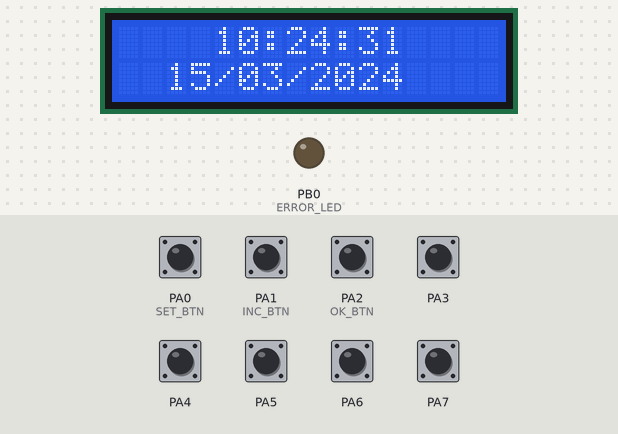
Bench run of a program on a simulated ATmega32, built with avr-gcc and emulated at 8 MHz. Shown: 16×2 character LCD, output pins drawn as LEDs (lit = HIGH). Wiring (inferred from the names in the program): DS1307 clock at I2C address 0x68; character LCD (HD44780): RS PD0; E PD1; data PD4, PD5, PD6, PD7. The test bench sets the inputs (shaded band); at power-on: PA0 (SET_BTN), PA1 (INC_BTN), PA2 (OK_BTN), PA3–7 HIGH. The local clock reads 2024-03-15 10:24:30 at power-on unless the program sets it; pins used as bus, display or sensor lines are not drawn.

Above: at 1.8 s.
1.9 s: PA0 (SET_BTN) pulled LOW for 1 s
At 4.0 s:
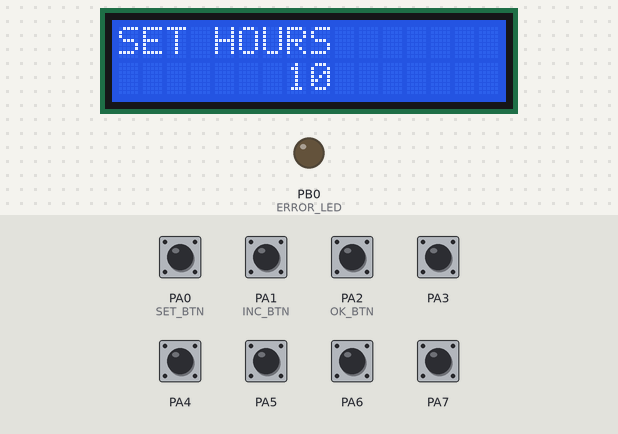
4.5 s: PA2 (OK_BTN) pulled LOW for 0.15 s
At 5.1 s:
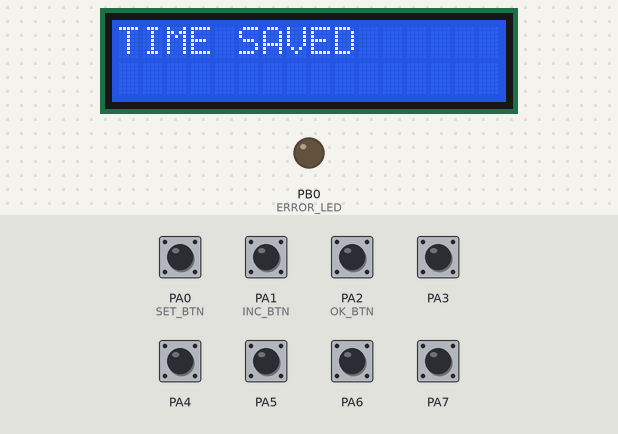
7.1 s: PA0 (SET_BTN) pulled LOW for 0.15 s
At 7.9 s:
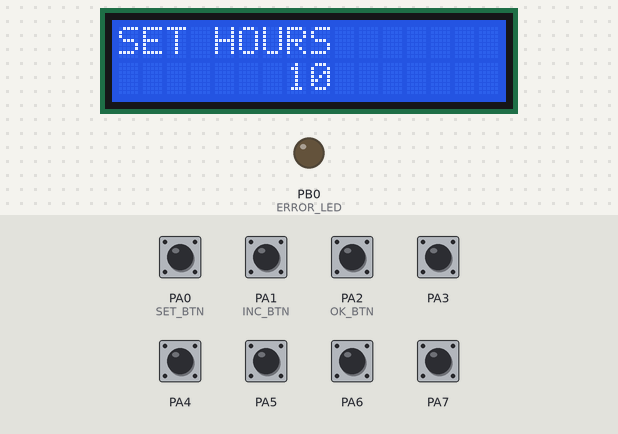
8.9 s: PA0 (SET_BTN) pulled LOW for 0.15 s
At 10.4 s:
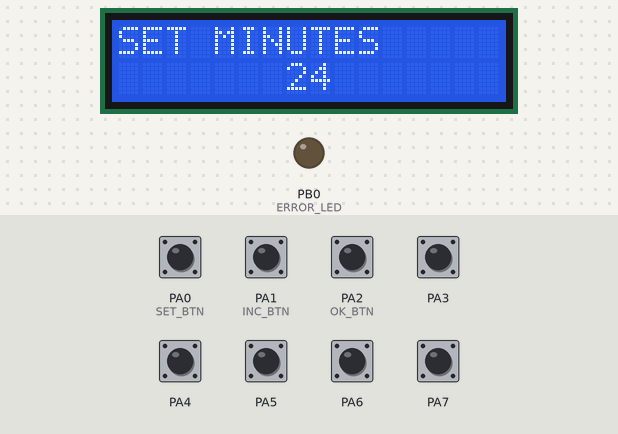
10.7 s: PA0 (SET_BTN) pulled LOW for 0.15 s
At 11.9 s:
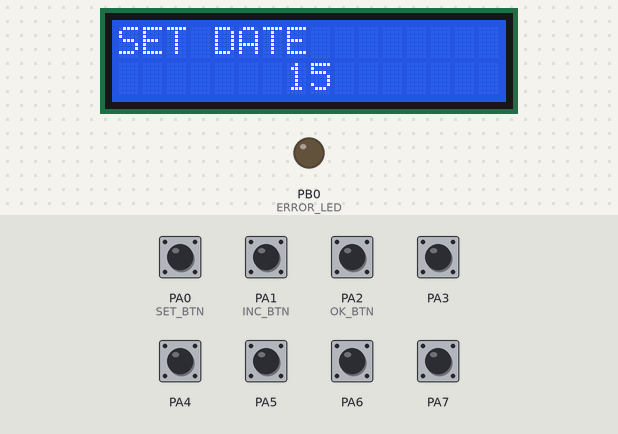
13.8 s: PA0 (SET_BTN) pulled LOW for 1 s
At 15.5 s:
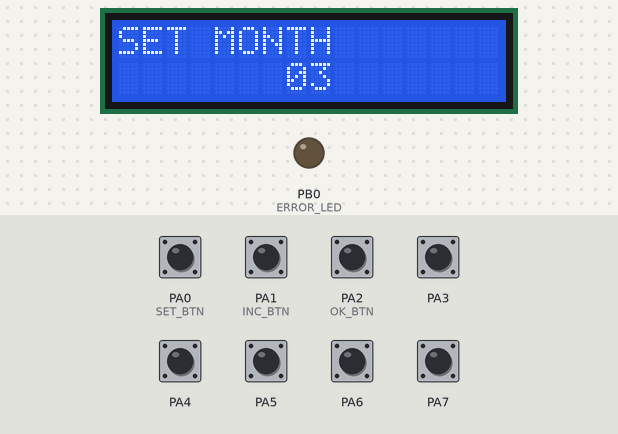
Timing chart, 0 to 17.0 s (numbered marks = the images above; inputs shaded):
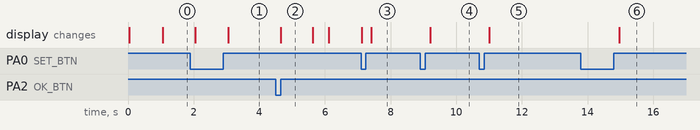

Measured:
- after the input at 1.9 s, the display: first differs from a run without the input after 1.2 s (image 1)
- after the input at 4.5 s, the display: changes after 0.16 s (image 2)
- after the input at 7.1 s, the display: first differs from a run without the input after 0.31 s (image 3)
- after the input at 8.9 s, the display: changes after 0.31 s (image 4)
- after the input at 10.7 s, the display: changes after 0.31 s (image 5)
- after the input at 13.8 s, the display: changes after 1.2 s (image 6)
- what the display in image 2 shows lasts 0.9 s, from 4.7 s to 5.6 s

The program:

main.c
```c
#ifndef F_CPU
#define F_CPU 8000000UL
#endif

#include <avr/io.h>
#include <util/delay.h>
#include <stdio.h>

#include "lcd.h"
#include "rtc.h"

/***************************************************
                BUTTONS
****************************************************/
#define SET_BTN     PA0
#define INC_BTN     PA1
#define OK_BTN      PA2

/***************************************************
                ERROR LED
****************************************************/
#define ERROR_LED   PB0

RTC_Time rtc;

char lcdBuffer[17];

uint8_t editMode=0;
uint8_t editField=0;

/***************************************************
            BUTTON READ
****************************************************/
uint8_t ButtonPressed(uint8_t pin)
{
    if(!(PINA&(1<<pin)))
    {
        _delay_ms(20);

        if(!(PINA&(1<<pin)))
        {
            while(!(PINA&(1<<pin)));

            return 1;
        }
    }

    return 0;
}

/***************************************************
            SHOW CLOCK
****************************************************/
void DisplayClock(void)
{
    LCD_Clear();

    sprintf(lcdBuffer,"%02d:%02d:%02d",
            rtc.hour,
            rtc.minute,
            rtc.second);

    LCD_Goto(0,4);
    LCD_String(lcdBuffer);

    sprintf(lcdBuffer,"%02d/%02d/20%02d",
            rtc.date,
            rtc.month,
            rtc.year);

    LCD_Goto(1,2);
    LCD_String(lcdBuffer);
}

/***************************************************
            SHOW EDIT SCREEN
****************************************************/
void DisplayEdit(void)
{
    LCD_Clear();

    switch(editField)
    {
        case 0:
            LCD_String("SET HOURS");
            sprintf(lcdBuffer,"%02d",rtc.hour);
            break;

        case 1:
            LCD_String("SET MINUTES");
            sprintf(lcdBuffer,"%02d",rtc.minute);
            break;

        case 2:
            LCD_String("SET DATE");
            sprintf(lcdBuffer,"%02d",rtc.date);
            break;

        case 3:
            LCD_String("SET MONTH");
            sprintf(lcdBuffer,"%02d",rtc.month);
            break;

        case 4:
            LCD_String("SET YEAR");
            sprintf(lcdBuffer,"%02d",rtc.year);
            break;
    }

    LCD_Goto(1,7);
    LCD_String(lcdBuffer);
}

/***************************************************
                MAIN
****************************************************/
int main(void)
{

    DDRA &= ~((1<<SET_BTN)|
              (1<<INC_BTN)|
              (1<<OK_BTN));

    PORTA |= (1<<SET_BTN)|
             (1<<INC_BTN)|
             (1<<OK_BTN);

    DDRB |= (1<<ERROR_LED);

    PORTB &= ~(1<<ERROR_LED);

    LCD_Init();

    TWI_Init();

    LCD_Clear();
    LCD_String("RTC PROJECT");

    _delay_ms(1000);

    while(1)
    {

        if(RTC_Read(&rtc))
        {
            PORTB &= ~(1<<ERROR_LED);
        }
        else
        {
            PORTB |= (1<<ERROR_LED);

            LCD_Clear();
            LCD_String("RTC ERROR");

            _delay_ms(500);

            continue;
        }

        if(editMode==0)
        {
            DisplayClock();
        }
        else
        {
            DisplayEdit();
        }

//         /****************************************
//                 SET BUTTON
//         *****************************************/

//         if(ButtonPressed(SET_BTN))
//         {
//             editMode=1;

//             editField++;

//             if(editField>4)
//             {
//                 editField=0;
//             }
//         }

//         /****************************************
//                 INC BUTTON
//         *****************************************/

//         if(ButtonPressed(INC_BTN))
//         {

//             switch(editField)
//             {

//                 case 0:
//                     rtc.hour++;

//                     if(rtc.hour>=24)
//                         rtc.hour=0;
//                     break;

//                 case 1:
//                     rtc.minute++;

//                     if(rtc.minute>=60)
//                         rtc.minute=0;
//                     break;

//                 case 2:
//                     rtc.date++;

//                     if(rtc.date>31)
//                         rtc.date=1;
//                     break;

//                 case 3:
//                     rtc.month++;

//                     if(rtc.month>12)
//                         rtc.month=1;
//                     break;

//                 case 4:
//                     rtc.year++;

//                     if(rtc.year>99)
//                         rtc.year=0;
//                     break;
//             }

//         }

//         /****************************************
//                 CONFIRM BUTTON
//         *****************************************/

//         if(ButtonPressed(OK_BTN))
//         {

//             RTC_Write(&rtc);

//             editMode=0;

//             LCD_Clear();

//             LCD_String("TIME SAVED");

//             _delay_ms(700);

//         }

//         _delay_ms(200);

//     }

// }


        /****************************************
                SET BUTTON
        ****************************************/
        if(ButtonPressed(SET_BTN))
        {
            if(editMode == 0)
            {
                editMode = 1;
                editField = 0;
            }
            else
            {
                editField++;

                if(editField > 5)
                    editField = 0;
            }
        }

        /****************************************
                INCREMENT BUTTON
        ****************************************/
        if(ButtonPressed(INC_BTN))
        {
            if(editMode)
            {
                switch(editField)
                {
                    case 0:     // Hour
                        rtc.hour++;
                        if(rtc.hour >= 24)
                            rtc.hour = 0;
                        break;

                    case 1:     // Minute
                        rtc.minute++;
                        if(rtc.minute >= 60)
                            rtc.minute = 0;
                        break;

                    case 2:     // Second
                        rtc.second++;
                        if(rtc.second >= 60)
                            rtc.second = 0;
                        break;

                    case 3:     // Date
                        rtc.date++;
                        if(rtc.date > 31)
                            rtc.date = 1;
                        break;

                    case 4:     // Month
                        rtc.month++;
                        if(rtc.month > 12)
                            rtc.month = 1;
                        break;

                    case 5:     // Year
                        rtc.year++;
                        if(rtc.year > 99)
                            rtc.year = 0;
                        break;
                }

                DisplayEdit();
            }
        }

        /****************************************
                OK BUTTON
        ****************************************/
        if(ButtonPressed(OK_BTN))
        {
            if(editMode)
            {
                RTC_Write(&rtc);

                editMode = 0;

                LCD_Clear();
                LCD_String("TIME SAVED");

                _delay_ms(800);
            }
        }

        _delay_ms(150);
    }

    return 0;
}
```

rtc.c
```c
#include "rtc.h"

uint8_t BCD_To_Dec(uint8_t val)
{
    return ((val>>4)*10)+(val&0x0F);
}

uint8_t Dec_To_BCD(uint8_t val)
{
    return ((val/10)<<4)|(val%10);
}

/****************************************************
                TWI
****************************************************/

void TWI_Init(void)
{
    TWSR=0x00;
    TWBR=32;
    TWCR=(1<<TWEN);
}

uint8_t TWI_Start(uint8_t address)
{
    TWCR=(1<<TWINT)|(1<<TWSTA)|(1<<TWEN);

    while(!(TWCR&(1<<TWINT)));

    if((TWSR&0xF8)!=0x08 &&
       (TWSR&0xF8)!=0x10)
        return 0;

    TWDR=address;

    TWCR=(1<<TWINT)|(1<<TWEN);

    while(!(TWCR&(1<<TWINT)));

    uint8_t status=TWSR&0xF8;

    if(status!=0x18 &&
       status!=0x40)
        return 0;

    return 1;
}

void TWI_Stop(void)
{
    TWCR=(1<<TWINT)|(1<<TWSTO)|(1<<TWEN);

    while(TWCR&(1<<TWSTO));
}

void TWI_Write(uint8_t data)
{
    TWDR=data;

    TWCR=(1<<TWINT)|(1<<TWEN);

    while(!(TWCR&(1<<TWINT)));
}

uint8_t TWI_Read_ACK(void)
{
    TWCR=(1<<TWINT)|(1<<TWEN)|(1<<TWEA);

    while(!(TWCR&(1<<TWINT)));

    return TWDR;
}

uint8_t TWI_Read_NACK(void)
{
    TWCR=(1<<TWINT)|(1<<TWEN);

    while(!(TWCR&(1<<TWINT)));

    return TWDR;
}

/****************************************************
                RTC READ
****************************************************/

uint8_t RTC_Read(RTC_Time *rtc)
{
    if(!TWI_Start(0xD0))
        return 0;

    TWI_Write(0x00);

    if(!TWI_Start(0xD1))
        return 0;

    rtc->second=BCD_To_Dec(TWI_Read_ACK()&0x7F);
    rtc->minute=BCD_To_Dec(TWI_Read_ACK());
    rtc->hour=BCD_To_Dec(TWI_Read_ACK());
    rtc->day=TWI_Read_ACK();
    rtc->date=BCD_To_Dec(TWI_Read_ACK());
    rtc->month=BCD_To_Dec(TWI_Read_ACK());
    rtc->year=BCD_To_Dec(TWI_Read_NACK());

    TWI_Stop();

    return 1;
}

/****************************************************
                RTC WRITE
****************************************************/

uint8_t RTC_Write(RTC_Time *rtc)
{
    if(!TWI_Start(0xD0))
        return 0;

    TWI_Write(0x00);

    TWI_Write(Dec_To_BCD(rtc->second));
    TWI_Write(Dec_To_BCD(rtc->minute));
    TWI_Write(Dec_To_BCD(rtc->hour));
    TWI_Write(rtc->day);
    TWI_Write(Dec_To_BCD(rtc->date));
    TWI_Write(Dec_To_BCD(rtc->month));
    TWI_Write(Dec_To_BCD(rtc->year));

    TWI_Stop();

    return 1;
}
```

rtc.h
```c
// #ifndef RTC_H
// #define RTC_H

// #include <avr/io.h>

// typedef struct
// {
//     uint8_t second;
//     uint8_t minute;
//     uint8_t hour;

//     uint8_t day;

//     uint8_t date;
//     uint8_t month;
//     uint8_t year;

// }RTC_Time;

// void TWI_Init(void);

// uint8_t RTC_Read(RTC_Time *rtc);

// uint8_t RTC_Write(RTC_Time *rtc);

// #endif


#ifndef RTC_H
#define RTC_H

#ifndef F_CPU
#define F_CPU 8000000UL
#endif

#include <avr/io.h>
#include <stdint.h>

/****************************************************
                DS1307 I2C ADDRESS
****************************************************/

#define DS1307_WRITE   0xD0
#define DS1307_READ    0xD1

/****************************************************
                RTC STRUCTURE
****************************************************/

typedef struct
{
    uint8_t second;
    uint8_t minute;
    uint8_t hour;

    uint8_t day;

    uint8_t date;
    uint8_t month;
    uint8_t year;

}RTC_Time;

/****************************************************
            BCD CONVERSION FUNCTIONS
****************************************************/

uint8_t BCD_To_Dec(uint8_t value);
uint8_t Dec_To_BCD(uint8_t value);

/****************************************************
                TWI FUNCTIONS
****************************************************/

void TWI_Init(void);

uint8_t TWI_Start(uint8_t address);

void TWI_Stop(void);

void TWI_Write(uint8_t data);

uint8_t TWI_Read_ACK(void);

uint8_t TWI_Read_NACK(void);

/****************************************************
                RTC FUNCTIONS
****************************************************/

uint8_t RTC_Read(RTC_Time *rtc);

uint8_t RTC_Write(RTC_Time *rtc);

#endif
```

lcd.c
```c
// #include "lcd.h"
// #include <stdio.h>

// static void LCD_Enable()
// {
//     PORTD |= (1<<LCD_EN);
//     _delay_us(2);
//     PORTD &= ~(1<<LCD_EN);
//     _delay_us(100);
// }

// static void LCD_SendNibble(uint8_t nibble)
// {
//     PORTD &= 0x0F;
//     PORTD |= (nibble & 0xF0);
//     LCD_Enable();
// }

// void LCD_Command(uint8_t cmd)
// {
//     PORTD &= ~(1<<LCD_RS);

//     LCD_SendNibble(cmd);
//     LCD_SendNibble(cmd<<4);

//     _delay_ms(2);
// }

// void LCD_Char(char data)
// {
//     PORTD |= (1<<LCD_RS);

//     LCD_SendNibble(data);
//     LCD_SendNibble(data<<4);

//     _delay_us(100);
// }

// void LCD_String(char *str)
// {
//     while(*str)
//     {
//         LCD_Char(*str++);
//     }
// }

// void LCD_Clear()
// {
//     LCD_Command(0x01);
//     _delay_ms(2);
// }

// void LCD_Goto(uint8_t row,uint8_t col)
// {
//     if(row==0)
//         LCD_Command(0x80+col);
//     else
//         LCD_Command(0xC0+col);
// }

// void LCD_Integer(int value)
// {
//     char buffer[10];
//     sprintf(buffer,"%d",value);
//     LCD_String(buffer);
// }

// void LCD_Init()
// {
//     DDRD |= (1<<PD0);
//     DDRD |= (1<<PD1);
//     DDRD |= (1<<PD4);
//     DDRD |= (1<<PD5);
//     DDRD |= (1<<PD6);
//     DDRD |= (1<<PD7);

//     _delay_ms(20);

//     LCD_Command(0x02);

//     LCD_Command(0x28);

//     LCD_Command(0x0C);

//     LCD_Command(0x06);

//     LCD_Command(0x01);

//     _delay_ms(2);
// }


#include "lcd.h"
#include <stdio.h>

/****************************************************
                PRIVATE FUNCTIONS
****************************************************/

static void LCD_EnablePulse(void)
{
    PORTD |= (1 << LCD_EN);
    _delay_us(2);

    PORTD &= ~(1 << LCD_EN);
    _delay_us(100);
}

static void LCD_SendNibble(uint8_t nibble)
{
    /* Clear D4-D7 */
    PORTD &= 0x0F;

    /* Put nibble on D4-D7 */
    PORTD |= (nibble & 0xF0);

    LCD_EnablePulse();
}

/****************************************************
                SEND COMMAND
****************************************************/

void LCD_Command(uint8_t cmd)
{
    PORTD &= ~(1 << LCD_RS);

    LCD_SendNibble(cmd);
    LCD_SendNibble(cmd << 4);

    _delay_ms(2);
}

/****************************************************
                SEND CHARACTER
****************************************************/

void LCD_Char(char data)
{
    PORTD |= (1 << LCD_RS);

    LCD_SendNibble(data);
    LCD_SendNibble(data << 4);

    _delay_us(100);
}

/****************************************************
                PRINT STRING
****************************************************/

void LCD_String(const char *str)
{
    while(*str)
    {
        LCD_Char(*str++);
    }
}

/****************************************************
                CLEAR LCD
****************************************************/

void LCD_Clear(void)
{
    LCD_Command(0x01);
    _delay_ms(2);
}

/****************************************************
                CURSOR POSITION
****************************************************/

void LCD_Goto(uint8_t row, uint8_t col)
{
    if(row == 0)
    {
        LCD_Command(0x80 + col);
    }
    else
    {
        LCD_Command(0xC0 + col);
    }
}

/****************************************************
                PRINT INTEGER
****************************************************/

void LCD_Integer(int value)
{
    char buffer[10];

    sprintf(buffer,"%d",value);

    LCD_String(buffer);
}

/****************************************************
                LCD INITIALIZATION
****************************************************/

void LCD_Init(void)
{
    /* PD0 RS */
    /* PD1 EN */
    /* PD4-D7 DATA */

    DDRD |= (1<<PD0);
    DDRD |= (1<<PD1);
    DDRD |= (1<<PD4);
    DDRD |= (1<<PD5);
    DDRD |= (1<<PD6);
    DDRD |= (1<<PD7);

    _delay_ms(20);

    /* Initialize LCD in 4-bit mode */

    LCD_Command(0x02);

    LCD_Command(0x28);

    LCD_Command(0x0C);

    LCD_Command(0x06);

    LCD_Clear();
}
```

lcd.h
```c
// #ifndef LCD_H
// #define LCD_H

// #include <avr/io.h>
// #include <util/delay.h>

// #define LCD_RS PD0
// #define LCD_EN PD1

// void LCD_Init(void);
// void LCD_Command(uint8_t cmd);
// void LCD_Char(char data);
// void LCD_String(char *str);
// void LCD_Clear(void);
// void LCD_Goto(uint8_t row,uint8_t col);
// void LCD_Integer(int value);

// #endif


#ifndef LCD_H
#define LCD_H

#ifndef F_CPU
#define F_CPU 8000000UL
#endif

#include <avr/io.h>
#include <util/delay.h>
#include <stdint.h>

/****************************************************
                LCD CONNECTION
*****************************************************

ATmega32          LCD

PD0 ------------> RS
PD1 ------------> EN
PD4 ------------> D4
PD5 ------------> D5
PD6 ------------> D6
PD7 ------------> D7

RW -------------- GND

****************************************************/

#define LCD_RS     PD0
#define LCD_EN     PD1

/****************************************************
                LCD FUNCTIONS
****************************************************/

void LCD_Init(void);

void LCD_Command(uint8_t cmd);

void LCD_Char(char data);

void LCD_String(const char *str);

void LCD_Clear(void);

void LCD_Goto(uint8_t row, uint8_t col);

void LCD_Integer(int value);

#endif
```
